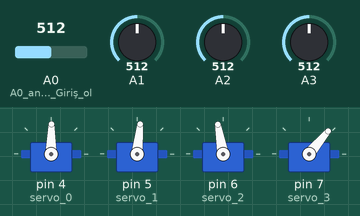
Simulated run of this sketch. Board: Arduino Uno, built with avr-gcc and run on an emulated ATmega328P. Parts: 4 × servo. The test bench sets the inputs (shaded band); at power-on: A0 (A0_analog_pinini_Giriş_ol) = 512, A1 = 512, A3 = 512, A2 = 512.

Above: at 1.2 s.
1.3 s: A0 (A0_analog_pinini_Giriş_ol) set to 716
At 2.2 s:
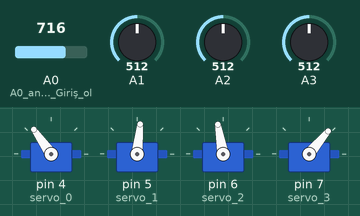
2.8 s: A1 set to 716
At 3.4 s:
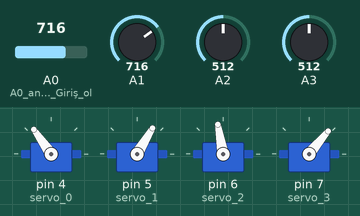
4.3 s: A3 set to 716
At 5.5 s:
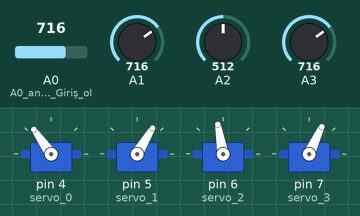
5.8 s: A2 set to 306
At 6.8 s:
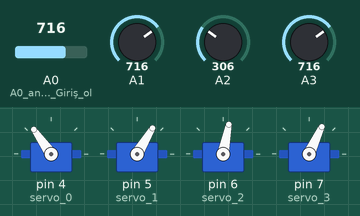
7.3 s: A0 (A0_analog_pinini_Giriş_ol) set to 992
At 8.0 s:
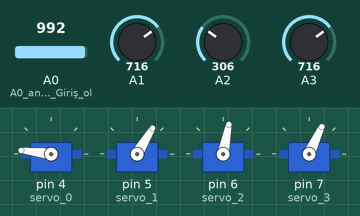
8.8 s: A1 set to 992
At 9.1 s:
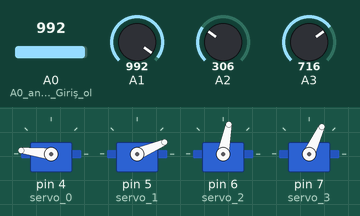
Timing chart, 0 to 11.3 s (numbered marks = the images above; inputs shaded):
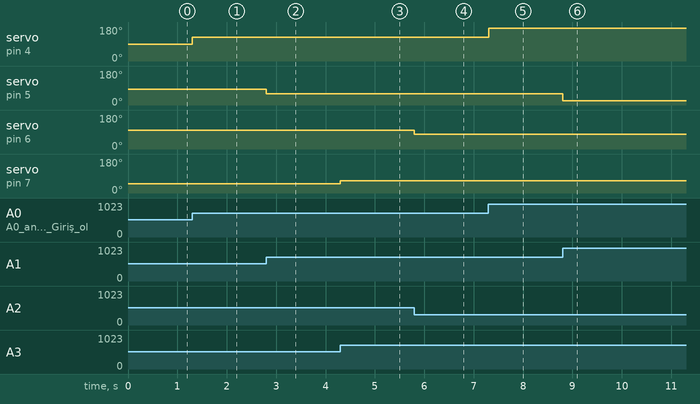

Measured:
- after the input at 1.3 s, servo on pin 4 (servo_0): 89° → 125° at once
- after the input at 2.8 s, servo on pin 5 (servo_1): 84° → 59° at once
- after the input at 4.3 s, servo on pin 7 (servo_3): 50° → 65° at once
- after the input at 5.8 s, servo on pin 6 (servo_2): 100° → 79° at once
- after the input at 7.3 s, servo on pin 4 (servo_0): 125° → 173° at once
- after the input at 8.8 s, servo on pin 5 (servo_1): 59° → 23° at once

The sketch:

Tinkercad_robit_kol_kodu.ino
```cpp
#include <Servo.h>


// C++ code
//

Servo servo_0;//servo motorları tanımlıyoruz.
Servo servo_1;
Servo servo_2;
Servo servo_3;

void setup()
{
  pinMode(A0, INPUT);//A0 analog pinini Giriş olarak ayarlıyor.
  pinMode(A1, INPUT);///A1 analog pinini Giriş olarak ayarlıyor.
  pinMode(A2, INPUT);///A2 analog pinini Giriş olarak ayarlıyor.
  pinMode(A3, INPUT);///A3 analog pinini Giriş olarak ayarlıyor.

  servo_0.attach(4);//servo motorları pinlere atıyoruz hangi pinde oldugunu.
  servo_1.attach(5);// Kütüphaneyi kullanarak oluşturduğumuz
  servo_2.attach(6);// nesneye hangi pini kullanarak motorumuzu.
  servo_3.attach(7);// kullanacağımızı belirtmek için kullanılır.

}
void loop()
{

  int sag_sol = analogRead(A0);     //potansiyometrelerin bağlı
  int ileri_geri = analogRead(A1);  //olduğu analog pinler
  int asagi_yukari = analogRead(A2);//okunup değişkenlere
  int kiskac = analogRead(A3);      //kaydediliyor.
  Serial.println(sag_sol);

//yukarıda atadığımız değişkenlere map ile değer veriyor ne kadar
  int sag_sol_aci = map(sag_sol, 0, 1023, 0,179);//döneceğiyle ilgili.
  int ileri_geri_aci = map(ileri_geri, 1023, 0, 20,150);
  int asagi_yukari_aci = map(asagi_yukari, 0, 1023, 50,150);
  int kiskac_aci = map(kiskac, 0, 1023, 10,90);
//map ile girmiş olduğumuz değerler servo motorlara aktarıyoruz.
  servo_0.write (sag_sol_aci);
  servo_1.write (ileri_geri_aci);
  servo_2.write (asagi_yukari_aci);
  servo_3.write (kiskac_aci);
}
```
